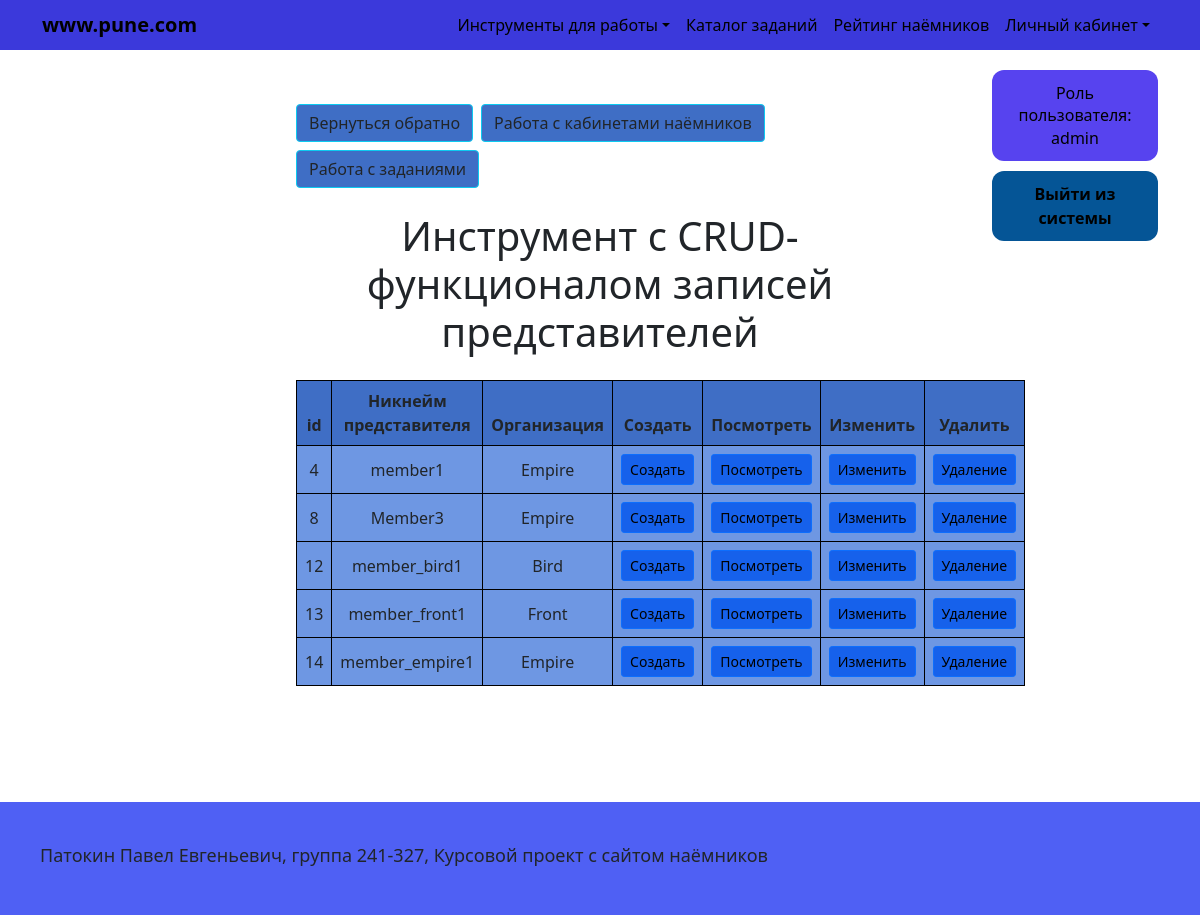
The app's page /CRUD_table_member/ (signed in) with its own data.
### app/models.py (models this page shows)
class User(db.Model, UserMixin):
    __tablename__ = "users"
    id = db.Column(db.Integer, primary_key=True)
    username = db.Column(db.Text, unique=True, nullable=False)
    password = db.Column(db.Text, nullable=False)
    registration_date = db.Column(db.Date)
    mercenary = db.relationship("Mercenary", back_populates="user", uselist=False, cascade="all, delete-orphan",)
    member = db.relationship("Member", back_populates="user", uselist=False, cascade="all, delete-orphan",)
    administrator = db.relationship("Administrator", back_populates="user", uselist=False, cascade="all, delete-orphan",)
    @property
    def role(self):
        if self.administrator:
            return "admin"
        if self.member:
            return "member"
        if self.mercenary:
            return "mercenary"
        return None

class Member(db.Model):
    __tablename__ = "members"
    id_member = db.Column(db.Integer, db.ForeignKey("users.id"), primary_key=True)
    fraction = db.Column(db.Text)
    fraction_code = db.Column(db.Text)
    user = db.relationship("User", back_populates="member")

### app/app.py (the view)
@app.route('/CRUD_table_member/')
@check_rights(["admin"])
def CRUD_table_member():
    user_role = auth() # Функция, которая отображает роль, если пользователь регистрировался или не регистрировался
    members = User.query.join(Member, User.id == Member.id_member).all()
    return render_template('admin_tables/CRUD_table_member.html', user_role=user_role, members=members)

### app/app.py (called while the page is built)
def check_rights(roles):
    def decorator(f):
        @wraps(f)
        def wrapper(*args, **kwargs):
            if not current_user.is_authenticated or current_user.role not in roles:
                flash("У вас недостаточно прав для доступа к данной странице.", "danger")
                return redirect(url_for('main_page'))
            if not current_user.is_authenticated:
                flash("Сначала войдите в систему", "danger")
                return redirect(url_for('authentication'))
            if current_user.role not in roles:
                flash("У вас недостаточно прав для доступа к данной странице.", "danger")
                return redirect(url_for('main_page'))
            return f(*args, **kwargs)
        return wrapper
    return decorator

@login_manager.user_loader
def load_user(user_id):
    return User.query.get(int(user_id))

@app.before_request
def before_request():
    if current_user.is_authenticated:
        user_id = int(current_user.id)
    else:
        user_id = None

def auth():
    if current_user.is_authenticated:
        return current_user.role
    else:
        return "none"

### app/templates/admin_tables/CRUD_table_member.html (shortened to what this page needs)
{% extends 'base.html' %}
{% block content %}
    <link rel="stylesheet" href="{{ url_for('static', filename='CRUD_table.css') }}">
    <div class="container py-4">
        <div class="d-flex flex-wrap gap-2 mb-4">
            <a class="btn btn-info text-dark" href="{{ url_for('admin') }}">Вернуться обратно</a>
            <a class="btn btn-info text-dark" href="{{ url_for('CRUD_table_mercenary') }}">Работа с кабинетами наёмников</a>
            <a class="btn btn-info text-dark" href="{{ url_for('CRUD_table_task') }}">Работа с заданиями</a>
        </div>
        <h1 class="mb-4">Инструмент с CRUD-функционалом записей представителей</h1>
        <table class="table table-bordered align-middle text-center w-auto">
            <thead>
                <tr>
                    <th>id</th>
                    <th>Никнейм представителя</th>
                    <th>Организация</th>
                    <th>Создать</th>
                    <th>Посмотреть</th>
                    <th>Изменить</th>
                    <th>Удалить</th>
                </tr>
            </thead>
            <tbody>
                {% for member in members %}
                    <tr>
                        <td>{{ member.id }}</td>
                        <td>{{ member.username }}</td>
                        <td>{{ member.member.fraction }}</td>
                        <td><a class="btn btn-sm btn-primary" href="{{ url_for('create_member') }}">Создать</a></td>
                        <td><a class="btn btn-sm btn-primary" href="{{ url_for('READ_table_member', id=member.id) }}">Посмотреть</a></td>
                        <td><a class="btn btn-sm btn-primary" href="{{ url_for('UPDATE_table_member', id=member.id) }}">Изменить</a></td>
                        <td><button class="btn btn-sm btn-primary" type="button" data-bs-toggle="modal" data-bs-target="#myModal{{ member.id }}">Удаление</button></td>
                    </tr>
                {% endfor %}
            </tbody>
        </table>
    </div>
{% endblock %}

### app/static/base.css (style rules this page uses)
:root { --header-bg: #3b39db; --link-color: #000000; --link-hover: #000000; --link-hover-zone: #262ed3; --menu-bg: #7d63e0; --menu-item: #000000; --menu-hover: #6a4fc9; --main-bg-color: #5743EF; --page-border: #642c7b; --auth-btn: #055596; --auth-btn-hover: #184072; --footer-bg: #4f60f4; }

### app/static/CRUD_table.css (style rules this page uses)
:root { --header-bg: #3b39db; --link-color: #000000; --link-hover: #000000; --link-hover-zone: #262ed3; --menu-bg: #7d63e0; --menu-item: #000000; --menu-hover: #6a4fc9; --main-bg-color: #5743EF; --page-border: #642c7b; --auth-btn: #055596; --auth-btn-hover: #184072; --table-border-color: #000000; --table-thead-color: #3F6EC5; --table-tbody-color: #6E97E3; --btn-sm: #1661EB; --common-text-color: #000000; }
table { border-color: var(--table-border-color); }
thead { background-color: var(--table-thead-color); border-color: var(--table-border-color); }
tbody { background-color: var(--table-tbody-color); border-color: var(--table-border-color); }
.btn-info { background-color: var(--table-thead-color); }
.btn-sm { background-color: var(--btn-sm); color: #000000; }

### records on screen
User: id "4", username "member1", member.fraction "Empire"
User: id "8", username "Member3", member.fraction "Empire"
User: id "12", username "member_bird1", member.fraction "Bird"
User: id "13", username "member_front1", member.fraction "Front"
User: id "14", username "member_empire1", member.fraction "Empire"

### other values on screen
{{ user_role }} "admin"
